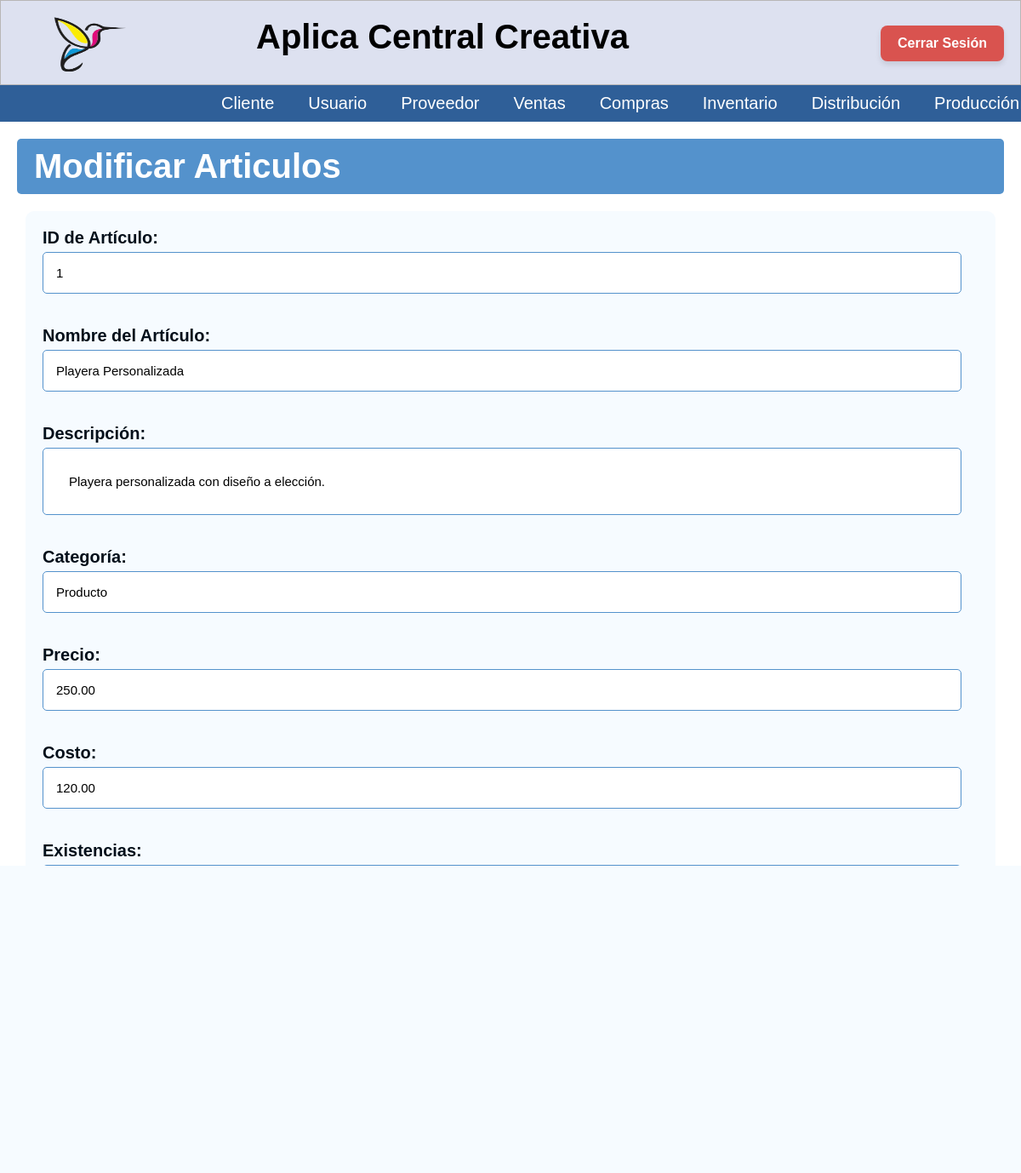
/Inventario/Editar/Modificar_I.php?id_articulo=1 (signed in), run on the app's committed database.
### tables this page shows
create table articulos(
id_articulo INT NOT NULL PRIMARY KEY,
nombre_articulo VARCHAR(70) NOT NULL,
descripcion TEXT NOT NULL,
categoria ENUM('Insumo', 'Producto') NOT NULL,  
precio NUMERIC(16,2),
costo NUMERIC(16,2),
existencias INT NOT NULL DEFAULT 0,
imagen VARCHAR(255),
fecha_registro DATETIME NOT NULL
);

### Inventario/Editar/Modificar_I.php (the view, shortened to what this page needs)
<?php
include('../../BD/ConexionBD.php');
include('../../Nav/header2.php');
?>
    <body>
    <h1 class="titulo">Modificar Articulos</h1>
    <?php
include('../../BD/ConexionBD.php');
$id_articulo = $_GET['id_articulo'];
$sql = "SELECT
        id_articulo,
        nombre_articulo,
        descripcion,
        categoria,
        precio,
        costo,
        existencias,
        fecha_registro
        FROM articulos
        WHERE id_articulo = '$id_articulo'";
$result = mysqli_query($conn, $sql);
if ($result) {
    $articulo = mysqli_fetch_assoc($result);
} else {
    echo "Error al obtener los datos del artículo: " . mysqli_error($conn);
}
?>
<form class="form_edi_usuario" action="Editar_I.php" method="POST">
    <label for="id_articulo">ID de Artículo:</label>
    <input type="text" id="id_articulo" name="id_articulo" value="<?php echo $articulo['id_articulo']; ?>" readonly><br><br>
    <label for="nombre_articulo">Nombre del Artículo:</label>
    <input type="text" id="nombre_articulo" name="nombre_articulo" value="<?php echo $articulo['nombre_articulo']; ?>" maxlength="70" required><br><br>
    <label for="descripcion">Descripción:</label>
    <input type="text" id="descripcion" name="descripcion" value="<?php echo $articulo['descripcion']; ?>" maxlength="50" required><br><br>
    <label for="categoria">Categoría:</label>
    <input type="text" id="categoria" name="categoria" value="<?php echo $articulo['categoria']; ?>" maxlength="50" required><br><br>
    <label for="precio">Precio:</label>
    <input type="text" id="precio" name="precio" value="<?php echo $articulo['precio']; ?>" required><br><br>
    <label for="costo">Costo:</label>
    <input type="text" id="costo" name="costo" value="<?php echo $articulo['costo']; ?>" required><br><br>
    <label for="existencias">Existencias:</label>
    <input type="number" id="existencias" name="existencias" value="<?php echo $articulo['existencias']; ?>" required><br><br>
    <label for="fecha_registro">Fecha de Registro:</label>
    <input type="datetime-local" id="fecha_registro" name="fecha_registro" value="<?php echo date('Y-m-d\TH:i', strtotime($articulo['fecha_registro'])); ?>" required><br><br>
    <input type="submit" value="Editar Artículo">
</form>
<a href="../Inventario.php" class="regresar">Regresar</a>
</html>

### CSS/menu.css (style rules this page uses)
* { padding: 0px; margin: 0px; }

### CSS/cabecera.css (style rules this page uses)
* { font-family: 'Roboto', sans-serif; }
html { font-size: 20px; overflow-y: auto; }

### CSS/tablas_boton.css (style rules this page uses)
.titulo { background-color: #5492cc; color: white; padding: 10px 20px; border: none; border-radius: 5px; cursor: pointer; font-family: 'Poppins', sans-serif; margin-left: 20px; margin-top: 20px; margin-right: 20px; }
a { text-decoration: underline; color: rgb(0, 0, 0); }
.regresar { background-color: #80b3e2; color: white; padding: 10px 20px; border: none; border-radius: 5px; cursor: pointer; font-family: 'Poppins', sans-serif; margin-top: 20px; margin-bottom: 10px; display: inline-block; margin-left: 20px; }

### CSS/formularios.css (style rules this page uses)
.titulo { background-color: #5492cc; color: white; padding: 10px 20px; border: none; border-radius: 5px; cursor: pointer; font-family: 'Poppins', sans-serif; margin-left: 20px; margin-top: 20px; margin-bottom: 20px; margin-right: 20px; }
.form_edi_usuario { max-width: 100%; margin: 20px auto; padding: 20px; background-color: #f6fbff; border-radius: 10px; box-shadow: 0 0 10px rgba(0, 0, 0, 0); font-family: 'Poppins', sans-serif; max-width: 95%; margin-top: 20px; margin-bottom: 20px; margin: 0 auto; padding: 20px; }
.form_edi_usuario input[type="text"], .form_edi_usuario input[type="password"], .form_edi_usuario input[type="number"], .form_edi_usuario input[type="datetime-local"], .form_edi_usuario input[type="option"] .form_edi_usuario select { width: calc(100% - 20px); padding: 15px; margin-bottom: 15px; border: 1px solid #5492cc; border-radius: 5px; box-sizing: border-box; font-family: 'Poppins', sans-serif; font-size: 15px; }
.form_edi_usuario input[type="submit"] { background-color: #5492cc; color: white; padding: 15px 25px; border: none; border-radius: 5px; cursor: pointer; font-family: 'Poppins', sans-serif; margin-top: 20px; font-weight: bold; }
.regresar { background-color: #80b3e2; color: white; padding: 10px 20px; border: none; border-radius: 5px; cursor: pointer; font-family: 'Poppins', sans-serif; margin-top: 20px; margin-bottom: 10px; display: inline-block; margin-left: 20px; }
.form_edi_usuario label { display: block; margin-bottom: 5px; font-weight: bold; color: #030f1a; font-size: 20px; font-family: 'Poppins', sans-serif; }
* { font-family: 'Poppins', sans-serif; margin: 0; padding: 0; box-sizing: border-box; }
#descripcion { padding: 30px; }

### CSS/departamentos.css (style rules this page uses)
a { text-decoration: underline; color: purple; }

### CSS/cabecera2.css (style rules this page uses)
* { padding: 0px; margin: 0px; }
h1, h2 { color: #000000; }

### data on the page
articulos: id_articulo "1", nombre_articulo "Playera Personalizada", descripcion "Playera personalizada con diseño a elección.", categoria "Producto", precio "250.00", costo "120.00", existencias "50", fecha_registro "03/19/2025 17:00"

### other printed values
$nombre "Cliente"
$nombre "Usuario"
$nombre "Proveedor"
$nombre "Ventas"
$nombre "Compras"
$nombre "Inventario"
$nombre "Distribución"
$nombre "Producción"
